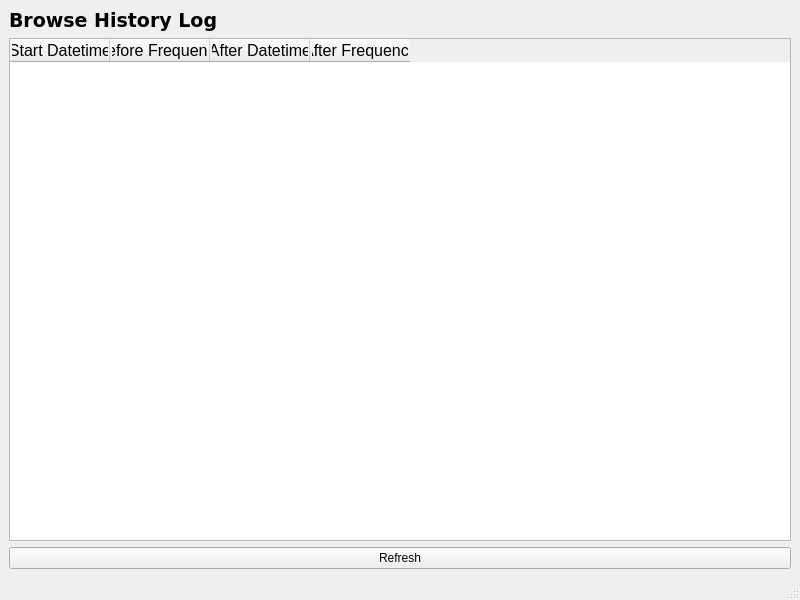
<?xml version="1.0" encoding="UTF-8"?>
<ui version="4.0">
 <class>ComputerView</class>
 <widget class="QMainWindow" name="ComputerView">
  <property name="geometry">
   <rect>
    <x>0</x>
    <y>0</y>
    <width>800</width>
    <height>600</height>
   </rect>
  </property>
  <property name="windowTitle">
   <string>MainWindow</string>
  </property>
  <widget class="QWidget" name="centralwidget">
   <layout class="QGridLayout" name="gridLayout">
    <item row="0" column="0">
     <widget class="QLabel" name="label">
      <property name="font">
       <font>
        <family>DejaVu Sans</family>
        <pointsize>14</pointsize>
        <weight>75</weight>
        <bold>true</bold>
       </font>
      </property>
      <property name="text">
       <string>Browse History Log</string>
      </property>
     </widget>
    </item>
    <item row="1" column="0">
     <widget class="QTableWidget" name="tableWidget_Item_Data">
      <property name="font">
       <font>
        <pointsize>12</pointsize>
        <weight>50</weight>
        <bold>false</bold>
       </font>
      </property>
      <property name="editTriggers">
       <set>QAbstractItemView::NoEditTriggers</set>
      </property>
      <attribute name="verticalHeaderVisible">
       <bool>false</bool>
      </attribute>
      <column>
       <property name="text">
        <string>Start Datetime</string>
       </property>
      </column>
      <column>
       <property name="text">
        <string>Before Frequency</string>
       </property>
      </column>
      <column>
       <property name="text">
        <string>After Datetime</string>
       </property>
      </column>
      <column>
       <property name="text">
        <string>After Frequency</string>
       </property>
      </column>
     </widget>
    </item>
    <item row="2" column="0">
     <widget class="QPushButton" name="refreshButton">
      <property name="text">
       <string>Refresh</string>
      </property>
     </widget>
    </item>
   </layout>
  </widget>
  <widget class="QMenuBar" name="menubar">
   <property name="geometry">
    <rect>
     <x>0</x>
     <y>0</y>
     <width>800</width>
     <height>22</height>
    </rect>
   </property>
  </widget>
  <widget class="QStatusBar" name="statusbar"/>
 </widget>
 <resources/>
 <connections/>
</ui>
